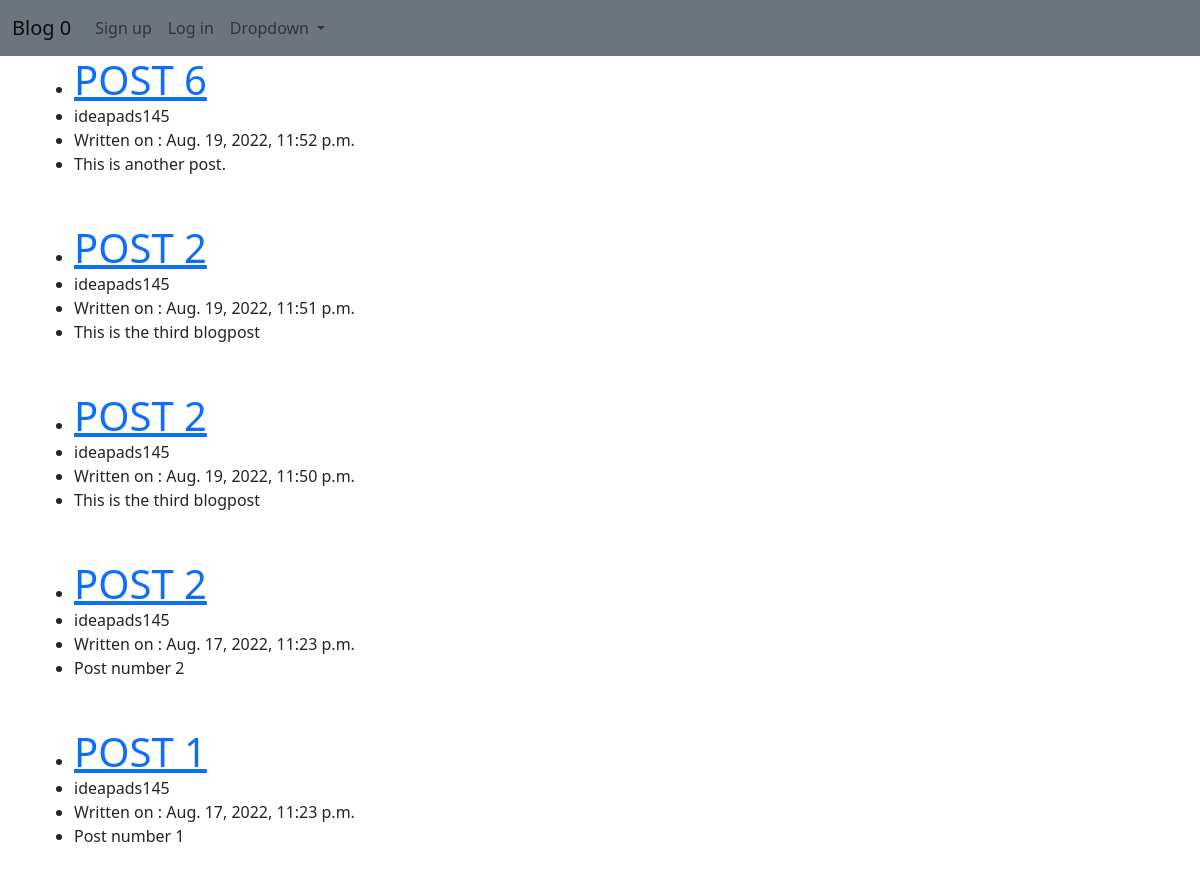
The app's page /, older data.
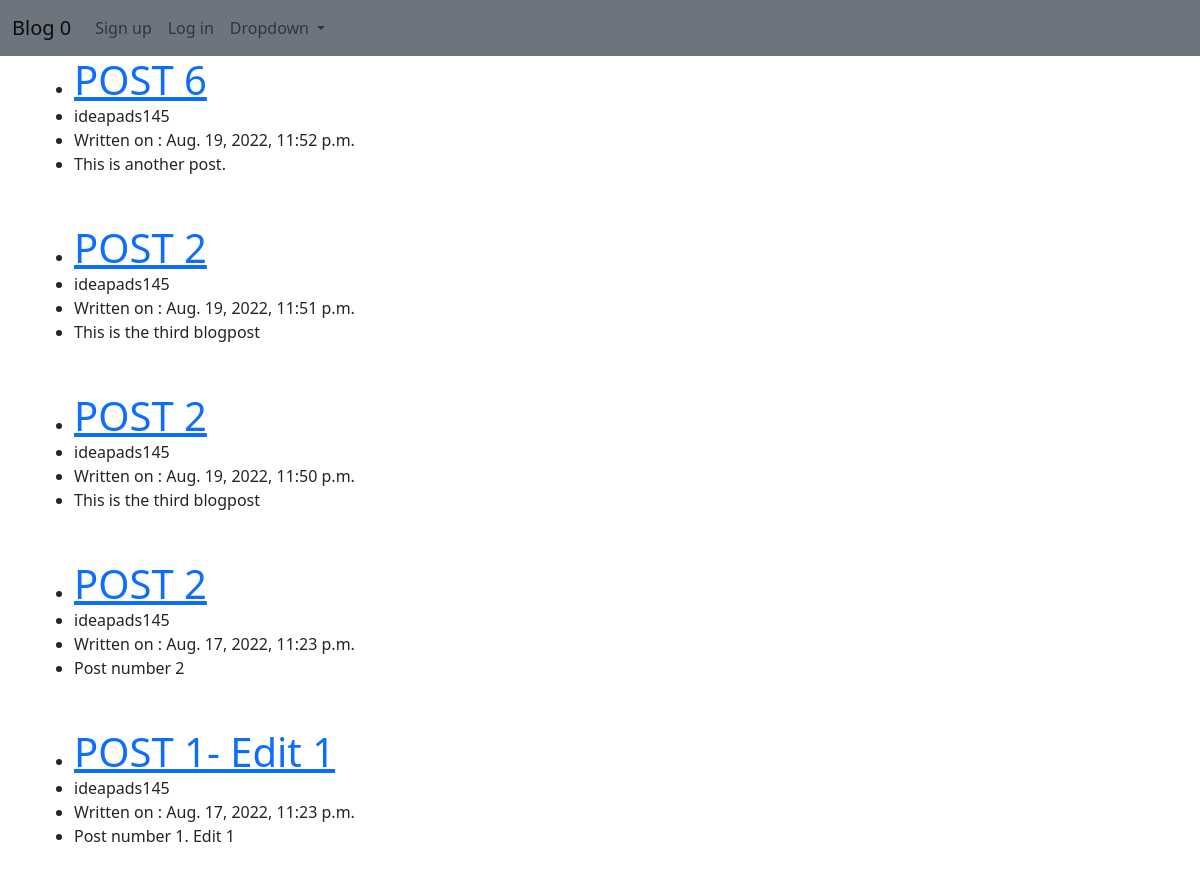
The same page, newer data.
### apps/mainblog/models.py (models this page shows, shortened)
class Post(models.Model):
    title = models.CharField(max_length=255)
    author = models.ForeignKey(User, on_delete=models.CASCADE)
    body = models.TextField()
    dateCreated = models.DateTimeField(auto_now_add=True)
    class Meta:
        ordering = ['-dateCreated']

### apps/mainblog/views.py (the view)
# urls.py: path('',HomeView.as_view(), name = "homepage"),
class HomeView(ListView):
    model = Post
    template_name = 'homepage.html'

### apps/mainblog/Templates/homepage.html (shortened to what this page needs)
{% extends 'base.html' %}
{% block content %}
<ul>
    {% for post in object_list %}
        <li><a href="{% url 'article_view' post.pk %}" class="h1">{{post.title}}</a></li>
        <li>{{post.author}}</li>
        <li>Written on : {{post.dateCreated}}</li>
        <li>{{post.body}}</li>
        <br><br>
    {% endfor %}
</ul>
{% endblock %}

Row changes from the older to the newer data that the page shows:
changed Post: title "POST 1" → "POST 1- Edit 1"; body "Post number 1" → "Post number 1. Edit 1"
